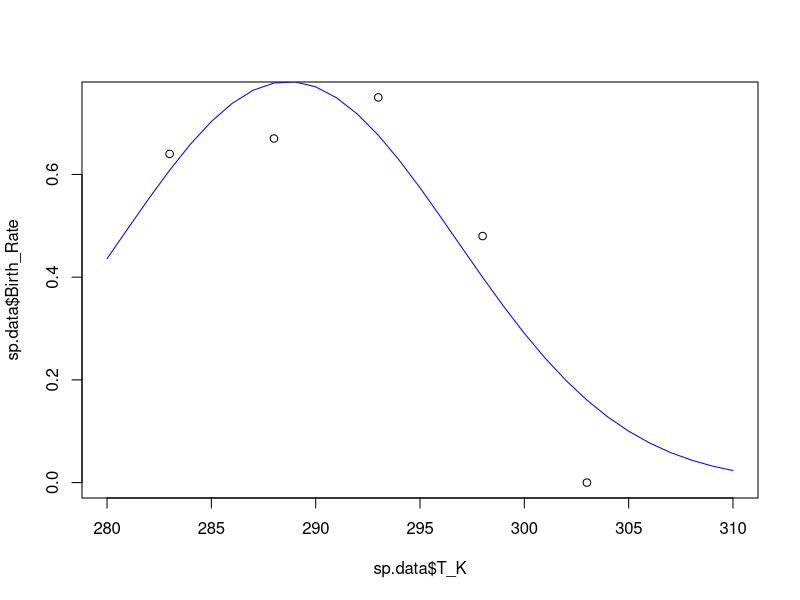
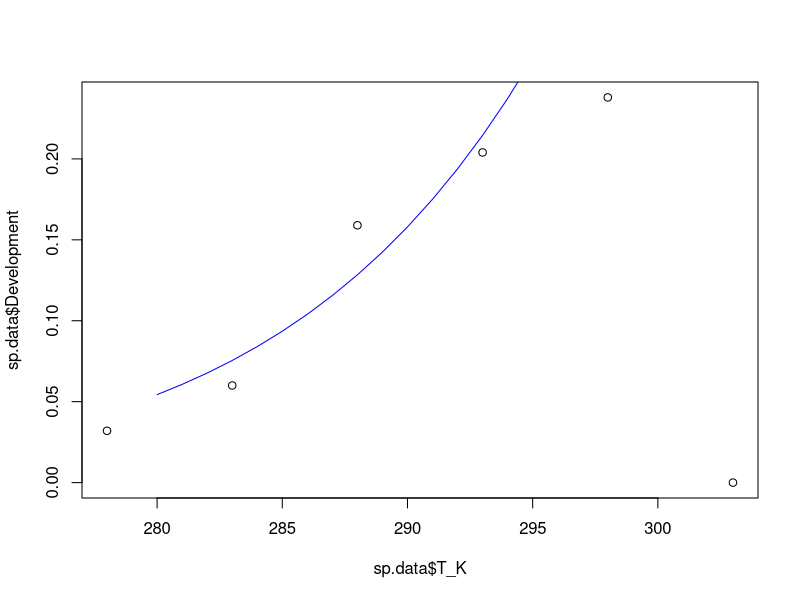

Write the R code that produced these figures, in order. (Note: this script raises an error after producing the figures.)
###################################################################
#### This R script fits functions to temperature response data ####
###################################################################


# Load packages and set working directory
library(tidyr)
library(ggplot2)
library(dplyr)
library(tidyverse)
setwd(dirname(rstudioapi::getActiveDocumentContext()$path))

# Read data
data <- as.data.frame(read_csv("Temperature response data.csv"))

# USER: enter species name (used in temperature response data.csv)
name <- "Macrosiphum euphorbiae Canada"

# Assign species
sp.data <- data[data$Species == name,]
  
  
# Remove columns that do not contain temperature data
sp.data <- sp.data[-c(1:8,12,14,16,18,20,21,23,24,26,27,29,31,32,34,36,37,38)]

# Set some option for nls and plots
Tmin <- 280
Tmax <- 310
TR <- 293



####################################### FECUNDITY ###########################################
# NLS
fec <- nls(Birth_Rate ~ bTopt*exp(-((T_K-Toptb)^2)/(2*sb^2)), data=sp.data,
           start=list(bTopt=5, Toptb=TR, sb=3))
summary(fec)
# Plot model fits
plot(sp.data$T_K, sp.data$Birth_Rate, xlim = c(Tmin,Tmax), ylim = c(0,max(sp.data$Birth_Rate, na.rm = T)))
points(seq(Tmin,Tmax,1),coef(fec)[1]*exp(-((seq(Tmin,Tmax,1)-coef(fec)[2])^2)/(2*coef(fec)[3]^2)), type="l", col="blue")


###################################### DEVELOPMENT ##########################################
# estimate xTR and A
# NOTE: removed data beyond max development
dev.mon <- nls(Development ~ xTR*T_K/TR*exp(A*(1/TR-1/T_K)), data=sp.data[-c((nrow(sp.data)-1):nrow(sp.data)),],
               start=list(xTR=0.1, A=1000))
summary(dev.mon)
# plot model fits
plot(sp.data$T_K, sp.data$Development)
points(seq(Tmin,Tmax,1), coef(dev.mon)[1]*(seq(Tmin,Tmax,1)/TR)*exp(coef(dev.mon)[2]*(1/TR-1/seq(Tmin,Tmax,1))), type="l", col="blue")


# developmental temperature optima and maximum
(sp.data[sp.data$Development == max(sp.data$Development, na.rm = T), "T_K"])
(max(sp.data$T_K))


# estimate AL and AH separately from TL and TH if needed
xTR <- coef(dev.mon)[1]
A <- coef(dev.mon)[2]
kTL <- 283
kTH <- 303
dev.A <- nls(Development ~ xTR*(T_K/TR)*exp(A*(1/TR-1/T_K))/(1+exp(AL*(1/kTL-1/T_K))+exp(AH*(1/kTH-1/T_K))),
              data=sp.data, start=list(AL=-50000, AH=100000))
summary(dev.A)
AL <- coef(dev.A)[1]
AH <- coef(dev.A)[2]
dev.T <- nls(Development ~ xTR*(T_K/TR)*exp(A*(1/TR-1/T_K))/(1+exp(AL*(1/TL-1/T_K))+exp(AH*(1/TH-1/T_K))),
             data=sp.data, start=list(TL=kTL, TH=kTH))
summary(dev.T)
# plot model fits
plot(sp.data$T_K, sp.data$Development, xlim=c(Tmin,Tmax), ylim=c(0,max(sp.data$Development)+0.05))
points(seq(Tmin,Tmax,1), xTR*(seq(Tmin,Tmax,1)/TR)*exp(A*(1/TR-1/seq(Tmin,Tmax,1)))/
         (1+(exp(AL*(1/coef(dev.T)[1]-1/seq(Tmin,Tmax,1)))+exp(AH*(1/coef(dev.T)[2]-1/seq(Tmin,Tmax,1))))), type="l", col="blue")
points(seq(Tmin,Tmax,1), coef(dev.mon)[1]*(seq(Tmin,Tmax,1)/TR)*exp(coef(dev.mon)[2]*(1/TR-1/seq(Tmin,Tmax,1))), type="l", col="blue")


# developmental temperature optima and maximum for all species
# results array
param.all <- as.data.frame(read_csv("Temperature response parameters.csv"))
results <- data.frame(param.all[,1], 1:nrow(param.all), 1:nrow(param.all))
results[4,] <- "Clavigralla tomentosicollis Burkina_Faso"
names(results) <- c("Species","Topt","Tmax")
# get data
for(s in 1:nrow(param.all)) {
  param <- data[data$Species == str_extract(results[s,]$Species, "[^ ]+ [^ ]+ [^ ]+"),]
  results[s,2] <- param[param$Development == max(param$Development), "T_K"]
  results[s,3] <- max(param$T_K) }
write_csv(results, "Development params.csv")



# estimate all parameters without TL and AL
dev.A <- nls(Development ~ xTR*(T_K/TR)*exp(A*(1/TR-1/T_K))/(1+exp(AH*(1/TH-1/T_K))),
             data=sp.data, start=list(xTR=0.1, A=1000, AH=50000, TH=300))
summary(dev.A)
xTR <- coef(dev.A)[1]
A <- coef(dev.A)[2]
AH <- coef(dev.A)[3]
TH <- coef(dev.A)[4]
# Plot model fits
plot(sp.data$T_K, sp.data$Development, xlim=c(Tmin,Tmax), ylim=c(0,max(sp.data$Development)+0.05))
points(seq(Tmin,Tmax,1), xTR*(seq(Tmin,Tmax,1)/TR)*exp(A*(1/TR-1/seq(Tmin,Tmax,1)))/
         (1+exp(AH*(1/TH-1/seq(Tmin,Tmax,1)))), type="l", col="blue")


# estimate TH and AH separately from TL and AL (or without) if needed
kAL <- -5000
dev.H <- nls(Development ~ xTR*(T_K/TR)*exp(A*(1/TR-1/T_K))/(1+exp(kAL*(1/kTL-1/T_K))+exp(AH*(1/TH-1/T_K))),
             data=sp.data, start=list(TH=kTH, AH=100000))
summary(dev.H)
kTH <- coef(dev.H)[1]
kAH <- coef(dev.H)[2]
dev.AL <- nls(Development ~ xTR*(T_K/TR)*exp(A*(1/TR-1/T_K))/(1+exp(AL*(1/kTL-1/T_K))+exp(kAH*(1/kTH-1/T_K))),
             data=sp.data, start=list(AL=-10000))
summary(dev.AL)
dev.TL <- nls(Development ~ xTR*(T_K/TR)*exp(A*(1/TR-1/T_K))/(1+exp(coef(dev.AL)[1]*(1/TL-1/T_K))+exp(coef(dev.H)[2]*(1/coef(dev.H)[1]-1/T_K))),
             data=sp.data, start=list(TL=kTL))
summary(dev.TL)
# Plot model fits
plot(sp.data$T_K, sp.data$Development)
points(seq(Tmin,Tmax,1), xTR*(seq(Tmin,Tmax,1)/TR)*exp(A*(1/TR-1/seq(Tmin,Tmax,1)))/
         (1+(exp(coef(dev.AL)[1]*(1/coef(dev.TL)[1]-1/seq(Tmin,Tmax,1)))+exp(coef(dev.H)[2]*(1/coef(dev.H)[1]-1/seq(Tmin,Tmax,1))))), type="l", col="blue")


# Minimum developmental temperature
# NOTE: removed data beyond max development
dev.min <- nls(Development ~ m*T_K+b, data=sp.data[-c((nrow(sp.data)-1):nrow(sp.data)),],
               start=list(m=0.01, b=0))
summary(dev.min)
# Plot model fits
plot(sp.data$T_K, sp.data$Development, xlim=c(280,Tmax))
points(seq(280,Tmax,1), coef(dev.min)[1]*seq(280,Tmax,1)+coef(dev.min)[2], type="l", col="blue")

# Calculate Tmin
Tmin <- (-coef(dev.min)[2]/coef(dev.min)[1])[[1]]
Tmin



######################################## MORTALITY ##########################################
# NLS for juvenile mortality
mort.J <- nls(Juv_Mortality ~ xTR*exp(A*(1/TR-1/T_K)), data=sp.data,
              start=list(xTR=0.01, A=10000))
summary(mort.J)
# Plot model fits
plot(sp.data$T_K, sp.data$Juv_Mortality, ylim=c(0,0.3))
points(seq(Tmin,Tmax,1), coef(mort.J)[1]*exp(coef(mort.J)[2]*(1/TR-1/seq(Tmin,Tmax,1))), type="l", col="blue")


# NLS for adult mortality
mort.A <- nls(Adult_Mortality ~ xTR*exp(A*(1/TR-1/T_K)), data=sp.data,
              start=list(xTR=0.01, A=10000))
summary(mort.A)
# Plot model fits
plot(sp.data$T_K, sp.data$Adult_Mortality, ylim=c(0,1))
points(seq(Tmin,Tmax,1), coef(mort.A)[1]*exp(coef(mort.A)[2]*(1/TR-1/seq(Tmin,Tmax,1))), type="l", col="blue")



################################## r (INTRINSIC GROWTH RATE) ################################
# estimate all parameters
r <- nls(r ~ ifelse(T_K <= Topt, rMax*exp(-1*((T_K-Topt)/(2*sr))^2),
                    rMax*(1 - ((T_K-Topt)/(Topt-Tmax))^2)),
                    data=sp.data, start=list(sr=5, Topt=295, Tmax=300, rMax=0.3))
summary(r)
# Plot model fits
plot(sp.data$T_K, sp.data$r, xlim = c(Tmin,Tmax+5), ylim = c(-0.2,0.4)) #max(sp.data$r)+0.05))
points(seq(Tmin,Tmax+5,1), ifelse(seq(Tmin,Tmax+5,1) <= coef(r)[2], coef(r)[4]*exp(-1*((seq(Tmin,Tmax+5,1)-coef(r)[2])/(2*coef(r)[1]))^2),
                                coef(r)[4]*(1 - ((seq(Tmin,Tmax+5,1)-coef(r)[2])/(coef(r)[2]-coef(r)[3]))^2)), type="l", col="blue")


# set Topt and rMax (NOTE: Topt cannot equal Tmax in nls)
Topt <- sp.data[nrow(sp.data)-2,"T_K"]
rMax <- sp.data[sp.data$T_K==Topt,"r"]
# estimate all other parameters
r <- nls(r ~ ifelse(T_K <= Topt, rMax*exp(-1*((T_K-Topt)/(2*sr))^2),
                    rMax*(1 - ((T_K-Topt)/(Topt-Tmax))^2)),
         data=sp.data, start=list(sr=3, Tmax=305))
summary(r)
# Plot model fits
plot(sp.data$T_K, sp.data$r, xlim=c(Tmin,Tmax), ylim=c(0,rMax))
points(seq(Tmin,Tmax+5,1), ifelse(seq(Tmin,Tmax+5,1) <= Topt, rMax*exp(-1*((seq(Tmin,Tmax+5,1)-Topt)/(2*coef(r)[1]))^2),
                                rMax*(1 - ((seq(Tmin,Tmax+5,1)-Topt)/(Topt-coef(r)[2]))^2)), type="l", col="blue")
rMax
Topt
coef(r)[2]
coef(r)[1]






##################################### EGG DEVELOPMENT ########################################
# estimate xTR and A
# NOTE: removed data beyond max development
dev.mon <- nls(Egg_Dev ~ xTR*T_K/TR*exp(A*(1/TR-1/T_K)), data=sp.data[-c((nrow(sp.data)-0):nrow(sp.data)),],
               start=list(xTR=0.1, A=1000))
summary(dev.mon)
# Plot model fits
plot(sp.data$T_K, sp.data$Egg_Dev)
points(seq(Tmin,Tmax,1), coef(dev.mon)[1]*(seq(Tmin,Tmax,1)/TR)*exp(coef(dev.mon)[2]*(1/TR-1/seq(Tmin,Tmax,1))), type="l", col="blue")

# estimate AL and AH separately from TL and TH if needed
kTL <- 297
kTH <- 311
dev.A <- nls(Egg_Dev ~ coef(dev.mon)[1]*(T_K/TR)*exp(coef(dev.mon)[2]*(1/TR-1/T_K))/(1+exp(AL*(1/kTL-1/T_K))+exp(AH*(1/kTH-1/T_K))),
             data=sp.data, start=list(AL=-50000, AH=50000))
summary(dev.A)
dev.T <- nls(Egg_Dev ~ coef(dev.mon)[1]*(T_K/TR)*exp(coef(dev.mon)[2]*(1/TR-1/T_K))/(1+exp(coef(dev.A)[1]*(1/TL-1/T_K))+exp(coef(dev.A)[2]*(1/TH-1/T_K))),
             data=sp.data, start=list(TL=kTL, TH=kTH))
summary(dev.T)
# Plot model fits
plot(sp.data$T_K, sp.data$Egg_Dev, xlim=c(Tmin,Tmax), ylim=c(0,0.4))
points(seq(Tmin,Tmax,1), coef(dev.mon)[1]*(seq(Tmin,Tmax,1)/TR)*exp(coef(dev.mon)[2]*(1/TR-1/seq(Tmin,Tmax,1)))/
         (1+(exp(coef(dev.A)[1]*(1/coef(dev.T)[1]-1/seq(Tmin,Tmax,1)))+exp(coef(dev.A)[2]*(1/coef(dev.T)[2]-1/seq(Tmin,Tmax,1))))), type="l", col="blue")

# estimate TH and AH separately from TL and AL if needed
kAL <- -100000
dev.H <- nls(Egg_Dev ~ coef(dev.mon)[1]*(T_K/TR)*exp(coef(dev.mon)[2]*(1/TR-1/T_K))/(1+exp(kAL*(1/kTL-1/T_K))+exp(AH*(1/TH-1/T_K))),
             data=sp.data, start=list(TH=kTH, AH=50000))
summary(dev.H)
dev.AL <- nls(Egg_Dev ~ coef(dev.mon)[1]*(T_K/TR)*exp(coef(dev.mon)[2]*(1/TR-1/T_K))/(1+exp(AL*(1/kTL-1/T_K))+exp(coef(dev.H)[2]*(1/coef(dev.H)[1]-1/T_K))),
              data=sp.data, start=list(AL=-100000))
summary(dev.AL)
dev.TL <- nls(Egg_Dev ~ coef(dev.mon)[1]*(T_K/TR)*exp(coef(dev.mon)[2]*(1/TR-1/T_K))/(1+exp(coef(dev.AL)[1]*(1/TL-1/T_K))+exp(coef(dev.H)[2]*(1/coef(dev.H)[1]-1/T_K))),
              data=sp.data, start=list(TL=kTL))
summary(dev.TL)
# Plot model fits
plot(sp.data$T_K, sp.data$Egg_Dev)
points(seq(Tmin,Tmax,1), coef(dev.mon)[1]*(seq(Tmin,Tmax,1)/TR)*exp(coef(dev.mon)[2]*(1/TR-1/seq(Tmin,Tmax,1)))/
         (1+(exp(coef(dev.AL)[1]*(1/coef(dev.TL)[1]-1/seq(Tmin,Tmax,1)))+exp(coef(dev.H)[2]*(1/coef(dev.H)[1]-1/seq(Tmin,Tmax,1))))), type="l", col="blue")



###################################### DEVELOPMENT ##########################################
# Monotonic response
# dev.mon <- nls(Development ~ xTR*T_K/TR*exp(A*(1/TR-1/T_K)), data=sp.data,
#                start=list(xTR=0.01, A=5000))
# summary(dev.mon)
# Plot model fits
# plot(sp.data$T_K, sp.data$Development)
# points(seq(Tmin,Tmax,1), coef(dev.mon)[1]*(seq(Tmin,Tmax,1)/TR)*exp(coef(dev.mon)[2]*(1/TR-1/seq(Tmin,Tmax,1))), type="l", col="blue")


# Sharpe-Schoolfield response
# estimate all parameters
# dev <- nls(Development ~ xTR*(T_K/TR)*exp(A*(1/TR-1/T_K))/(1+exp(AL*(1/TL-1/T_K))+exp(AH*(1/TH-1/T_K))),
#               data=sp.data, start=list(xTR=0.03, A=7000, AL=-30000, AH=270000, TL=286, TH=306))
# summary(dev)
# Plot model fits
# plot(sp.data$T_K, sp.data$Development)
# points(seq(Tmin,Tmax,1), coef(dev)[1]*(seq(Tmin,Tmax,1)/TR)*exp(coef(dev)[2]*(1/TR-1/seq(Tmin,Tmax,1)))/
#          (1+(exp(coef(dev)[3]*(1/coef(dev)[5]-1/seq(Tmin,Tmax,1)))+exp(coef(dev)[4]*(1/coef(dev)[6]-1/seq(Tmin,Tmax,1))))), type="l", col="blue")


# estimate AL, AH, TL, and TH
# NOTE: if needed, set AH based on NLS below and run code iteratively until AL and AH do not appreciably change)
# dev.SS <- nls(Development ~ coef(dev.mon)[1]*(T_K/TR)*exp(coef(dev.mon)[2]*(1/TR-1/T_K))/(1+exp(AL*(1/TL-1/T_K))+exp(AH*(1/TH-1/T_K))),
#               data=sp.data, start=list(AL=-66000, AH=235000, TL=288, TH=309.6))
# summary(dev.SS)
# Plot model fits
# plot(sp.data$T_K, sp.data$Development)
# points(seq(Tmin,Tmax,1), coef(dev.mon)[1]*(seq(Tmin,Tmax,1)/TR)*exp(coef(dev.mon)[2]*(1/TR-1/seq(Tmin,Tmax,1)))/
#          (1+(exp(coef(dev.SS)[1]*(1/coef(dev.SS)[3]-1/seq(Tmin,Tmax,1)))+exp(coef(dev.SS)[2]*(1/coef(dev.SS)[4]-1/seq(Tmin,Tmax,1))))), type="l", col="blue")



########################### LACTIN MODEL OF DEVELOPMENT #############################
# estimate all parameters
#lactin <- nls(Development ~ exp(mTopt*T_K)-exp(mTopt*Tmax-(Tmax-T_K)/mDelta) + mTmin,
#              data=sp.data, start=list(mTopt=0.05, Tmax=305, mDelta=10, mTmin=0.01))
#summary(lactin)
# Plot model fits
#plot(sp.data$T_K, sp.data$Development)
#points(seq(Tmin,Tmax,1), coef(dev.mon)[1]*(seq(Tmin,Tmax,1)/TR)*exp(coef(dev.mon)[2]*(1/TR-1/seq(Tmin,Tmax,1)))/
#         (1+(exp(coef(dev.SS)[1]*(1/coef(dev.SS)[3]-1/seq(Tmin,Tmax,1)))+exp(coef(dev.SS)[2]*(1/coef(dev.SS)[4]-1/seq(Tmin,Tmax,1))))), type="l", col="blue")

# estimate mDelta and mTmin
#lactin.test <- nls(Development ~ exp(0.06*T_K)-exp(0.06*kTH-(kTH-T_K)/mDelta) + mTmin,
#              data=sp.data, start=list(mDelta=1, mTmin=0.01))
#summary(lactin.test)
# Plot model fits
#plot(sp.data$T_K, sp.data$Development)
#points(seq(Tmin,Tmax,1), exp(0.06*seq(Tmin,Tmax,1))-exp(0.06*305-(305-seq(Tmin,Tmax,1))/1) + 0.01, type="l", col="blue")



#################################### EGG MORTALITY ######################################
# Mortality estimated using fit at reference temperature
# NLS for egg mortality
mort.J <- nls(Egg_Mortality ~ xTR*exp(A*(1/TR-1/T_K)), data=sp.data,
              start=list(xTR=0.01, A=10000))
summary(mort.J)
# Plot model fits
plot(sp.data$T_K, sp.data$Egg_Mortality, ylim=c(0,0.2))
points(seq(Tmin,Tmax,1), coef(mort.J)[1]*exp(coef(mort.J)[2]*(1/TR-1/seq(Tmin,Tmax,1))), type="l", col="blue")



# Mortality estimated using data at reference temperature
dJTR <- sp.data[sp.data$T_K==TR,"Juv_Mortality"]
dATR <- sp.data[sp.data$T_K==TR,"Adult_Mortality"]

# NLS for juvenile mortality
mort.J <- nls(Juv_Mortality ~ dJTR*exp(A*(1/TR-1/T_K)), data=sp.data,
              start=list(A=10000))
summary(mort.J)
# Plot model fits
plot(sp.data$T_K, sp.data$Juv_Mortality) #, ylim=c(0,0.2))
points(seq(Tmin,Tmax,1), dJTR*exp(coef(mort.J)[1]*(1/TR-1/seq(Tmin,Tmax,1))), type="l", col="blue")


# NLS for adult mortality
mort.A <- nls(Adult_Mortality ~ dATR*exp(A*(1/TR-1/T_K)), data=sp.data,
              start=list(A=1000))
summary(mort.A)
# Plot model fits
plot(sp.data$T_K, sp.data$Adult_Mortality, ylim=c(0,1))
points(seq(Tmin,Tmax,1), dATR*exp(coef(mort.A)[1]*(1/TR-1/seq(Tmin,Tmax,1))), type="l", col="blue")



########################### R0 (NET REPRODUCTIVE RATE) ##############################
# NLS
fit.R0 <- nls(R0 ~ R0Topt*exp(-((T_K-ToptR0)^2)/(2*sR0^2)), data=sp.data,
              start=list(R0Topt=200, ToptR0=TR, sR0=10))
summary(fit.R0)
# Plot model fits
plot(sp.data$T_K, sp.data$R0)
points(seq(Tmin,Tmax,1),coef(fit.R0)[1]*exp(-((seq(Tmin,Tmax,1)-coef(fit.R0)[2])^2)/(2*coef(fit.R0)[3]^2)), type="l", col="blue")

# calculate R0Tmax: temperature at which R0 = 1
R0Tmax <- 0
deltaT <- (5*coef(fit.R0)[3]/1000)[[1]] # temperature range = 5 sigma away from Topt
for(i in 0:1000) {
  if(coef(fit.R0)[1]*exp(-(((coef(fit.R0)[2] + i*deltaT) - coef(fit.R0)[2])^2)/(2*coef(fit.R0)[3])^2) <= 1 & R0Tmax == 0)
  { R0Tmax <- (coef(fit.R0)[2] + i*deltaT)[[1]] }}
R0Tmax
